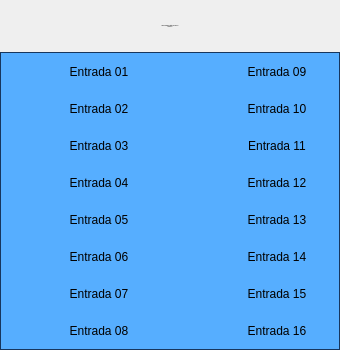
<?xml version="1.0" encoding="UTF-8"?>
<ui version="4.0">
 <class>Form</class>
 <widget class="QWidget" name="Form">
  <property name="geometry">
   <rect>
    <x>0</x>
    <y>0</y>
    <width>340</width>
    <height>350</height>
   </rect>
  </property>
  <property name="minimumSize">
   <size>
    <width>340</width>
    <height>350</height>
   </size>
  </property>
  <property name="maximumSize">
   <size>
    <width>340</width>
    <height>350</height>
   </size>
  </property>
  <property name="windowTitle">
   <string>Cartão 5069-IB16 02 Remota 02</string>
  </property>
  <layout class="QVBoxLayout" name="verticalLayout">
   <property name="spacing">
    <number>0</number>
   </property>
   <property name="leftMargin">
    <number>0</number>
   </property>
   <property name="topMargin">
    <number>0</number>
   </property>
   <property name="rightMargin">
    <number>0</number>
   </property>
   <property name="bottomMargin">
    <number>0</number>
   </property>
   <item>
    <layout class="QVBoxLayout" name="verticalLayout_2">
     <property name="spacing">
      <number>0</number>
     </property>
     <item>
      <widget class="PyDMLabel" name="PyDMLabel_17">
       <property name="font">
        <font>
         <pointsize>-1</pointsize>
        </font>
       </property>
       <property name="toolTip">
        <string/>
       </property>
       <property name="styleSheet">
        <string notr="true">PyDMLabel {
 qproperty-alignment: AlignCenter;
 border: 1px solid #FF17365D;
 background-color: #FF17365D;
 color: rgb(255, 255, 255);
 min-height: 45px;
 max-height: 45px;
 font-size: 14px;
}</string>
       </property>
       <property name="text">
        <string>Falhas Hardware Cartão 5069-IB16 02
Remota 02</string>
       </property>
       <property name="alignment">
        <set>Qt::AlignCenter</set>
       </property>
      </widget>
     </item>
     <item>
      <widget class="QFrame" name="frame">
       <property name="styleSheet">
        <string notr="true">QFrame#frame{
     border: 1px solid #FF17365D;
	 background-color: #56aeff;
}

PyDMByteIndicator {
  min-height: 1.50em;
  max-height: 1.50em;
  min-width: 1.50em;
}</string>
       </property>
       <property name="frameShape">
        <enum>QFrame::StyledPanel</enum>
       </property>
       <property name="frameShadow">
        <enum>QFrame::Raised</enum>
       </property>
       <layout class="QVBoxLayout" name="verticalLayout_3">
        <property name="spacing">
         <number>0</number>
        </property>
        <property name="leftMargin">
         <number>0</number>
        </property>
        <property name="topMargin">
         <number>0</number>
        </property>
        <property name="rightMargin">
         <number>0</number>
        </property>
        <property name="bottomMargin">
         <number>0</number>
        </property>
        <item>
         <layout class="QGridLayout" name="gridLayout">
          <property name="leftMargin">
           <number>5</number>
          </property>
          <property name="topMargin">
           <number>5</number>
          </property>
          <property name="rightMargin">
           <number>5</number>
          </property>
          <property name="bottomMargin">
           <number>5</number>
          </property>
          <property name="horizontalSpacing">
           <number>5</number>
          </property>
          <property name="verticalSpacing">
           <number>10</number>
          </property>
          <item row="1" column="1">
           <widget class="PyDMLabel" name="PyDMLabel_2">
            <property name="sizePolicy">
             <sizepolicy hsizetype="Fixed" vsizetype="Fixed">
              <horstretch>0</horstretch>
              <verstretch>0</verstretch>
             </sizepolicy>
            </property>
            <property name="minimumSize">
             <size>
              <width>100</width>
              <height>25</height>
             </size>
            </property>
            <property name="maximumSize">
             <size>
              <width>100</width>
              <height>25</height>
             </size>
            </property>
            <property name="toolTip">
             <string/>
            </property>
            <property name="text">
             <string>Entrada 02</string>
            </property>
            <property name="alignment">
             <set>Qt::AlignCenter</set>
            </property>
           </widget>
          </item>
          <item row="4" column="0">
           <widget class="PyDMByteIndicator" name="PyDMByteIndicator_5">
            <property name="sizePolicy">
             <sizepolicy hsizetype="Fixed" vsizetype="Fixed">
              <horstretch>0</horstretch>
              <verstretch>0</verstretch>
             </sizepolicy>
            </property>
            <property name="minimumSize">
             <size>
              <width>27</width>
              <height>27</height>
             </size>
            </property>
            <property name="maximumSize">
             <size>
              <width>30</width>
              <height>27</height>
             </size>
            </property>
            <property name="toolTip">
             <string/>
            </property>
            <property name="channel" stdset="0">
             <string>ca://RA-RaSIA02:RF-IntlkComp-2:InDig20-Mon.VAL</string>
            </property>
            <property name="onColor" stdset="0">
             <color>
              <red>255</red>
              <green>0</green>
              <blue>0</blue>
             </color>
            </property>
            <property name="offColor" stdset="0">
             <color>
              <red>0</red>
              <green>255</green>
              <blue>0</blue>
             </color>
            </property>
            <property name="showLabels" stdset="0">
             <bool>false</bool>
            </property>
            <property name="circles" stdset="0">
             <bool>true</bool>
            </property>
           </widget>
          </item>
          <item row="1" column="4">
           <widget class="PyDMLabel" name="PyDMLabel_10">
            <property name="sizePolicy">
             <sizepolicy hsizetype="Fixed" vsizetype="Fixed">
              <horstretch>0</horstretch>
              <verstretch>0</verstretch>
             </sizepolicy>
            </property>
            <property name="minimumSize">
             <size>
              <width>100</width>
              <height>25</height>
             </size>
            </property>
            <property name="maximumSize">
             <size>
              <width>100</width>
              <height>25</height>
             </size>
            </property>
            <property name="toolTip">
             <string/>
            </property>
            <property name="text">
             <string>Entrada 10</string>
            </property>
            <property name="alignment">
             <set>Qt::AlignCenter</set>
            </property>
           </widget>
          </item>
          <item row="0" column="3">
           <widget class="PyDMByteIndicator" name="PyDMByteIndicator_9">
            <property name="sizePolicy">
             <sizepolicy hsizetype="Fixed" vsizetype="Fixed">
              <horstretch>0</horstretch>
              <verstretch>0</verstretch>
             </sizepolicy>
            </property>
            <property name="minimumSize">
             <size>
              <width>27</width>
              <height>27</height>
             </size>
            </property>
            <property name="maximumSize">
             <size>
              <width>30</width>
              <height>27</height>
             </size>
            </property>
            <property name="toolTip">
             <string/>
            </property>
            <property name="alarmSensitiveContent" stdset="0">
             <bool>false</bool>
            </property>
            <property name="alarmSensitiveBorder" stdset="0">
             <bool>true</bool>
            </property>
            <property name="PyDMToolTip" stdset="0">
             <string/>
            </property>
            <property name="channel" stdset="0">
             <string>ca://RA-RaSIA02:RF-IntlkComp-2:InDig24-Mon.VAL</string>
            </property>
            <property name="onColor" stdset="0">
             <color>
              <red>255</red>
              <green>0</green>
              <blue>0</blue>
             </color>
            </property>
            <property name="offColor" stdset="0">
             <color>
              <red>0</red>
              <green>255</green>
              <blue>0</blue>
             </color>
            </property>
            <property name="showLabels" stdset="0">
             <bool>false</bool>
            </property>
            <property name="bigEndian" stdset="0">
             <bool>false</bool>
            </property>
            <property name="circles" stdset="0">
             <bool>true</bool>
            </property>
            <property name="numBits" stdset="0">
             <number>1</number>
            </property>
            <property name="shift" stdset="0">
             <number>0</number>
            </property>
            <property name="labels" stdset="0">
             <stringlist>
              <string>Bit 0</string>
             </stringlist>
            </property>
           </widget>
          </item>
          <item row="3" column="0">
           <widget class="PyDMByteIndicator" name="PyDMByteIndicator_4">
            <property name="sizePolicy">
             <sizepolicy hsizetype="Fixed" vsizetype="Fixed">
              <horstretch>0</horstretch>
              <verstretch>0</verstretch>
             </sizepolicy>
            </property>
            <property name="minimumSize">
             <size>
              <width>27</width>
              <height>27</height>
             </size>
            </property>
            <property name="maximumSize">
             <size>
              <width>30</width>
              <height>27</height>
             </size>
            </property>
            <property name="toolTip">
             <string/>
            </property>
            <property name="channel" stdset="0">
             <string>ca://RA-RaSIA02:RF-IntlkComp-2:InDig19-Mon.VAL</string>
            </property>
            <property name="onColor" stdset="0">
             <color>
              <red>255</red>
              <green>0</green>
              <blue>0</blue>
             </color>
            </property>
            <property name="offColor" stdset="0">
             <color>
              <red>0</red>
              <green>255</green>
              <blue>0</blue>
             </color>
            </property>
            <property name="showLabels" stdset="0">
             <bool>false</bool>
            </property>
            <property name="circles" stdset="0">
             <bool>true</bool>
            </property>
           </widget>
          </item>
          <item row="3" column="1">
           <widget class="PyDMLabel" name="PyDMLabel_4">
            <property name="sizePolicy">
             <sizepolicy hsizetype="Fixed" vsizetype="Fixed">
              <horstretch>0</horstretch>
              <verstretch>0</verstretch>
             </sizepolicy>
            </property>
            <property name="minimumSize">
             <size>
              <width>100</width>
              <height>25</height>
             </size>
            </property>
            <property name="maximumSize">
             <size>
              <width>100</width>
              <height>25</height>
             </size>
            </property>
            <property name="toolTip">
             <string/>
            </property>
            <property name="text">
             <string>Entrada 04</string>
            </property>
            <property name="alignment">
             <set>Qt::AlignCenter</set>
            </property>
           </widget>
          </item>
          <item row="7" column="0">
           <widget class="PyDMByteIndicator" name="PyDMByteIndicator_8">
            <property name="sizePolicy">
             <sizepolicy hsizetype="Fixed" vsizetype="Fixed">
              <horstretch>0</horstretch>
              <verstretch>0</verstretch>
             </sizepolicy>
            </property>
            <property name="minimumSize">
             <size>
              <width>27</width>
              <height>27</height>
             </size>
            </property>
            <property name="maximumSize">
             <size>
              <width>30</width>
              <height>27</height>
             </size>
            </property>
            <property name="toolTip">
             <string/>
            </property>
            <property name="channel" stdset="0">
             <string>ca://RA-RaSIA02:RF-IntlkComp-2:InDig23-Mon.VAL</string>
            </property>
            <property name="onColor" stdset="0">
             <color>
              <red>255</red>
              <green>0</green>
              <blue>0</blue>
             </color>
            </property>
            <property name="offColor" stdset="0">
             <color>
              <red>0</red>
              <green>255</green>
              <blue>0</blue>
             </color>
            </property>
            <property name="showLabels" stdset="0">
             <bool>false</bool>
            </property>
            <property name="circles" stdset="0">
             <bool>true</bool>
            </property>
           </widget>
          </item>
          <item row="0" column="2" rowspan="8">
           <spacer name="verticalSpacer">
            <property name="orientation">
             <enum>Qt::Vertical</enum>
            </property>
            <property name="sizeHint" stdset="0">
             <size>
              <width>30</width>
              <height>40</height>
             </size>
            </property>
           </spacer>
          </item>
          <item row="3" column="3">
           <widget class="PyDMByteIndicator" name="PyDMByteIndicator_12">
            <property name="sizePolicy">
             <sizepolicy hsizetype="Fixed" vsizetype="Fixed">
              <horstretch>0</horstretch>
              <verstretch>0</verstretch>
             </sizepolicy>
            </property>
            <property name="minimumSize">
             <size>
              <width>27</width>
              <height>27</height>
             </size>
            </property>
            <property name="maximumSize">
             <size>
              <width>30</width>
              <height>27</height>
             </size>
            </property>
            <property name="toolTip">
             <string/>
            </property>
            <property name="channel" stdset="0">
             <string>ca://RA-RaSIA02:RF-IntlkComp-2:InDig27-Mon.VAL</string>
            </property>
            <property name="onColor" stdset="0">
             <color>
              <red>255</red>
              <green>0</green>
              <blue>0</blue>
             </color>
            </property>
            <property name="offColor" stdset="0">
             <color>
              <red>0</red>
              <green>255</green>
              <blue>0</blue>
             </color>
            </property>
            <property name="showLabels" stdset="0">
             <bool>false</bool>
            </property>
            <property name="circles" stdset="0">
             <bool>true</bool>
            </property>
           </widget>
          </item>
          <item row="1" column="3">
           <widget class="PyDMByteIndicator" name="PyDMByteIndicator_10">
            <property name="sizePolicy">
             <sizepolicy hsizetype="Fixed" vsizetype="Fixed">
              <horstretch>0</horstretch>
              <verstretch>0</verstretch>
             </sizepolicy>
            </property>
            <property name="minimumSize">
             <size>
              <width>27</width>
              <height>27</height>
             </size>
            </property>
            <property name="maximumSize">
             <size>
              <width>30</width>
              <height>27</height>
             </size>
            </property>
            <property name="toolTip">
             <string/>
            </property>
            <property name="channel" stdset="0">
             <string>ca://RA-RaSIA02:RF-IntlkComp-2:InDig25-Mon.VAL</string>
            </property>
            <property name="onColor" stdset="0">
             <color>
              <red>255</red>
              <green>0</green>
              <blue>0</blue>
             </color>
            </property>
            <property name="offColor" stdset="0">
             <color>
              <red>0</red>
              <green>255</green>
              <blue>0</blue>
             </color>
            </property>
            <property name="showLabels" stdset="0">
             <bool>false</bool>
            </property>
            <property name="circles" stdset="0">
             <bool>true</bool>
            </property>
           </widget>
          </item>
          <item row="0" column="0">
           <widget class="PyDMByteIndicator" name="PyDMByteIndicator">
            <property name="sizePolicy">
             <sizepolicy hsizetype="Fixed" vsizetype="Fixed">
              <horstretch>0</horstretch>
              <verstretch>0</verstretch>
             </sizepolicy>
            </property>
            <property name="minimumSize">
             <size>
              <width>27</width>
              <height>27</height>
             </size>
            </property>
            <property name="maximumSize">
             <size>
              <width>30</width>
              <height>27</height>
             </size>
            </property>
            <property name="toolTip">
             <string/>
            </property>
            <property name="channel" stdset="0">
             <string>ca://RA-RaSIA02:RF-IntlkComp-2:InDig16-Mon.VAL</string>
            </property>
            <property name="onColor" stdset="0">
             <color>
              <red>255</red>
              <green>0</green>
              <blue>0</blue>
             </color>
            </property>
            <property name="offColor" stdset="0">
             <color>
              <red>0</red>
              <green>255</green>
              <blue>0</blue>
             </color>
            </property>
            <property name="showLabels" stdset="0">
             <bool>false</bool>
            </property>
            <property name="circles" stdset="0">
             <bool>true</bool>
            </property>
            <property name="labelPosition" stdset="0">
             <enum>QTabWidget::East</enum>
            </property>
           </widget>
          </item>
          <item row="6" column="4">
           <widget class="PyDMLabel" name="PyDMLabel_15">
            <property name="sizePolicy">
             <sizepolicy hsizetype="Fixed" vsizetype="Fixed">
              <horstretch>0</horstretch>
              <verstretch>0</verstretch>
             </sizepolicy>
            </property>
            <property name="minimumSize">
             <size>
              <width>100</width>
              <height>25</height>
             </size>
            </property>
            <property name="maximumSize">
             <size>
              <width>100</width>
              <height>25</height>
             </size>
            </property>
            <property name="toolTip">
             <string/>
            </property>
            <property name="text">
             <string>Entrada 15</string>
            </property>
            <property name="alignment">
             <set>Qt::AlignCenter</set>
            </property>
           </widget>
          </item>
          <item row="6" column="1">
           <widget class="PyDMLabel" name="PyDMLabel_7">
            <property name="sizePolicy">
             <sizepolicy hsizetype="Fixed" vsizetype="Fixed">
              <horstretch>0</horstretch>
              <verstretch>0</verstretch>
             </sizepolicy>
            </property>
            <property name="minimumSize">
             <size>
              <width>100</width>
              <height>25</height>
             </size>
            </property>
            <property name="maximumSize">
             <size>
              <width>100</width>
              <height>25</height>
             </size>
            </property>
            <property name="toolTip">
             <string/>
            </property>
            <property name="text">
             <string>Entrada 07</string>
            </property>
            <property name="alignment">
             <set>Qt::AlignCenter</set>
            </property>
           </widget>
          </item>
          <item row="0" column="4">
           <widget class="PyDMLabel" name="PyDMLabel_9">
            <property name="sizePolicy">
             <sizepolicy hsizetype="Fixed" vsizetype="Fixed">
              <horstretch>0</horstretch>
              <verstretch>0</verstretch>
             </sizepolicy>
            </property>
            <property name="minimumSize">
             <size>
              <width>100</width>
              <height>25</height>
             </size>
            </property>
            <property name="maximumSize">
             <size>
              <width>100</width>
              <height>25</height>
             </size>
            </property>
            <property name="toolTip">
             <string/>
            </property>
            <property name="text">
             <string>Entrada 09</string>
            </property>
            <property name="alignment">
             <set>Qt::AlignCenter</set>
            </property>
           </widget>
          </item>
          <item row="2" column="4">
           <widget class="PyDMLabel" name="PyDMLabel_11">
            <property name="sizePolicy">
             <sizepolicy hsizetype="Fixed" vsizetype="Fixed">
              <horstretch>0</horstretch>
              <verstretch>0</verstretch>
             </sizepolicy>
            </property>
            <property name="minimumSize">
             <size>
              <width>100</width>
              <height>25</height>
             </size>
            </property>
            <property name="maximumSize">
             <size>
              <width>100</width>
              <height>25</height>
             </size>
            </property>
            <property name="toolTip">
             <string/>
            </property>
            <property name="text">
             <string>Entrada 11</string>
            </property>
            <property name="alignment">
             <set>Qt::AlignCenter</set>
            </property>
           </widget>
          </item>
          <item row="5" column="1">
           <widget class="PyDMLabel" name="PyDMLabel_6">
            <property name="sizePolicy">
             <sizepolicy hsizetype="Fixed" vsizetype="Fixed">
              <horstretch>0</horstretch>
              <verstretch>0</verstretch>
             </sizepolicy>
            </property>
            <property name="minimumSize">
             <size>
              <width>100</width>
              <height>25</height>
             </size>
            </property>
            <property name="maximumSize">
             <size>
              <width>100</width>
              <height>25</height>
             </size>
            </property>
            <property name="toolTip">
             <string/>
            </property>
            <property name="text">
             <string>Entrada 06</string>
            </property>
            <property name="alignment">
             <set>Qt::AlignCenter</set>
            </property>
           </widget>
          </item>
          <item row="1" column="0">
           <widget class="PyDMByteIndicator" name="PyDMByteIndicator_2">
            <property name="sizePolicy">
             <sizepolicy hsizetype="Fixed" vsizetype="Fixed">
              <horstretch>0</horstretch>
              <verstretch>0</verstretch>
             </sizepolicy>
            </property>
            <property name="minimumSize">
             <size>
              <width>27</width>
              <height>27</height>
             </size>
            </property>
            <property name="maximumSize">
             <size>
              <width>30</width>
              <height>27</height>
             </size>
            </property>
            <property name="toolTip">
             <string/>
            </property>
            <property name="channel" stdset="0">
             <string>ca://RA-RaSIA02:RF-IntlkComp-2:InDig17-Mon.VAL</string>
            </property>
            <property name="onColor" stdset="0">
             <color>
              <red>255</red>
              <green>0</green>
              <blue>0</blue>
             </color>
            </property>
            <property name="offColor" stdset="0">
             <color>
              <red>0</red>
              <green>255</green>
              <blue>0</blue>
             </color>
            </property>
            <property name="showLabels" stdset="0">
             <bool>false</bool>
            </property>
            <property name="circles" stdset="0">
             <bool>true</bool>
            </property>
           </widget>
          </item>
          <item row="0" column="1">
           <widget class="PyDMLabel" name="PyDMLabel">
            <property name="sizePolicy">
             <sizepolicy hsizetype="Fixed" vsizetype="Fixed">
              <horstretch>0</horstretch>
              <verstretch>0</verstretch>
             </sizepolicy>
            </property>
            <property name="minimumSize">
             <size>
              <width>100</width>
              <height>25</height>
             </size>
            </property>
            <property name="maximumSize">
             <size>
              <width>100</width>
              <height>25</height>
             </size>
            </property>
            <property name="toolTip">
             <string/>
            </property>
            <property name="text">
             <string>Entrada 01</string>
            </property>
            <property name="alignment">
             <set>Qt::AlignCenter</set>
            </property>
            <property name="channel" stdset="0">
             <string/>
            </property>
           </widget>
          </item>
          <item row="6" column="0">
           <widget class="PyDMByteIndicator" name="PyDMByteIndicator_7">
            <property name="sizePolicy">
             <sizepolicy hsizetype="Fixed" vsizetype="Fixed">
              <horstretch>0</horstretch>
              <verstretch>0</verstretch>
             </sizepolicy>
            </property>
            <property name="minimumSize">
             <size>
              <width>27</width>
              <height>27</height>
             </size>
            </property>
            <property name="maximumSize">
             <size>
              <width>30</width>
              <height>27</height>
             </size>
            </property>
            <property name="toolTip">
             <string/>
            </property>
            <property name="channel" stdset="0">
             <string>ca://RA-RaSIA02:RF-IntlkComp-2:InDig22-Mon.VAL</string>
            </property>
            <property name="onColor" stdset="0">
             <color>
              <red>255</red>
              <green>0</green>
              <blue>0</blue>
             </color>
            </property>
            <property name="offColor" stdset="0">
             <color>
              <red>0</red>
              <green>255</green>
              <blue>0</blue>
             </color>
            </property>
            <property name="orientation" stdset="0">
             <enum>Qt::Vertical</enum>
            </property>
            <property name="showLabels" stdset="0">
             <bool>false</bool>
            </property>
            <property name="circles" stdset="0">
             <bool>true</bool>
            </property>
           </widget>
          </item>
          <item row="4" column="1">
           <widget class="PyDMLabel" name="PyDMLabel_5">
            <property name="sizePolicy">
             <sizepolicy hsizetype="Fixed" vsizetype="Fixed">
              <horstretch>0</horstretch>
              <verstretch>0</verstretch>
             </sizepolicy>
            </property>
            <property name="minimumSize">
             <size>
              <width>100</width>
              <height>25</height>
             </size>
            </property>
            <property name="maximumSize">
             <size>
              <width>100</width>
              <height>25</height>
             </size>
            </property>
            <property name="toolTip">
             <string/>
            </property>
            <property name="text">
             <string>Entrada 05</string>
            </property>
            <property name="alignment">
             <set>Qt::AlignCenter</set>
            </property>
           </widget>
          </item>
          <item row="3" column="4">
           <widget class="PyDMLabel" name="PyDMLabel_12">
            <property name="sizePolicy">
             <sizepolicy hsizetype="Fixed" vsizetype="Fixed">
              <horstretch>0</horstretch>
              <verstretch>0</verstretch>
             </sizepolicy>
            </property>
            <property name="minimumSize">
             <size>
              <width>100</width>
              <height>25</height>
             </size>
            </property>
            <property name="maximumSize">
             <size>
              <width>100</width>
              <height>25</height>
             </size>
            </property>
            <property name="toolTip">
             <string/>
            </property>
            <property name="text">
             <string>Entrada 12</string>
            </property>
            <property name="alignment">
             <set>Qt::AlignCenter</set>
            </property>
           </widget>
          </item>
          <item row="2" column="3">
           <widget class="PyDMByteIndicator" name="PyDMByteIndicator_11">
            <property name="sizePolicy">
             <sizepolicy hsizetype="Fixed" vsizetype="Fixed">
              <horstretch>0</horstretch>
              <verstretch>0</verstretch>
             </sizepolicy>
            </property>
            <property name="minimumSize">
             <size>
              <width>27</width>
              <height>27</height>
             </size>
            </property>
            <property name="maximumSize">
             <size>
              <width>30</width>
              <height>27</height>
             </size>
            </property>
            <property name="toolTip">
             <string/>
            </property>
            <property name="channel" stdset="0">
             <string>ca://RA-RaSIA02:RF-IntlkComp-2:InDig26-Mon.VAL</string>
            </property>
            <property name="onColor" stdset="0">
             <color>
              <red>255</red>
              <green>0</green>
              <blue>0</blue>
             </color>
            </property>
            <property name="offColor" stdset="0">
             <color>
              <red>0</red>
              <green>255</green>
              <blue>0</blue>
             </color>
            </property>
            <property name="showLabels" stdset="0">
             <bool>false</bool>
            </property>
            <property name="circles" stdset="0">
             <bool>true</bool>
            </property>
           </widget>
          </item>
          <item row="2" column="0">
           <widget class="PyDMByteIndicator" name="PyDMByteIndicator_3">
            <property name="sizePolicy">
             <sizepolicy hsizetype="Fixed" vsizetype="Fixed">
              <horstretch>0</horstretch>
              <verstretch>0</verstretch>
             </sizepolicy>
            </property>
            <property name="minimumSize">
             <size>
              <width>27</width>
              <height>27</height>
             </size>
            </property>
            <property name="maximumSize">
             <size>
              <width>30</width>
              <height>27</height>
             </size>
            </property>
            <property name="toolTip">
             <string/>
            </property>
            <property name="channel" stdset="0">
             <string>ca://RA-RaSIA02:RF-IntlkComp-2:InDig18-Mon.VAL</string>
            </property>
            <property name="onColor" stdset="0">
             <color>
              <red>255</red>
              <green>0</green>
              <blue>0</blue>
             </color>
            </property>
            <property name="offColor" stdset="0">
             <color>
              <red>0</red>
              <green>255</green>
              <blue>0</blue>
             </color>
            </property>
            <property name="showLabels" stdset="0">
             <bool>false</bool>
            </property>
            <property name="circles" stdset="0">
             <bool>true</bool>
            </property>
           </widget>
          </item>
          <item row="4" column="3">
           <widget class="PyDMByteIndicator" name="PyDMByteIndicator_13">
            <property name="sizePolicy">
             <sizepolicy hsizetype="Fixed" vsizetype="Fixed">
              <horstretch>0</horstretch>
              <verstretch>0</verstretch>
             </sizepolicy>
            </property>
            <property name="minimumSize">
             <size>
              <width>27</width>
              <height>27</height>
             </size>
            </property>
            <property name="maximumSize">
             <size>
              <width>30</width>
              <height>27</height>
             </size>
            </property>
            <property name="toolTip">
             <string/>
            </property>
            <property name="channel" stdset="0">
             <string>ca://RA-RaSIA02:RF-IntlkComp-2:InDig28-Mon.VAL</string>
            </property>
            <property name="onColor" stdset="0">
             <color>
              <red>255</red>
              <green>0</green>
              <blue>0</blue>
             </color>
            </property>
            <property name="offColor" stdset="0">
             <color>
              <red>0</red>
              <green>255</green>
              <blue>0</blue>
             </color>
            </property>
            <property name="showLabels" stdset="0">
             <bool>false</bool>
            </property>
            <property name="circles" stdset="0">
             <bool>true</bool>
            </property>
           </widget>
          </item>
          <item row="2" column="1">
           <widget class="PyDMLabel" name="PyDMLabel_3">
            <property name="sizePolicy">
             <sizepolicy hsizetype="Fixed" vsizetype="Fixed">
              <horstretch>0</horstretch>
              <verstretch>0</verstretch>
             </sizepolicy>
            </property>
            <property name="minimumSize">
             <size>
              <width>100</width>
              <height>25</height>
             </size>
            </property>
            <property name="maximumSize">
             <size>
              <width>100</width>
              <height>25</height>
             </size>
            </property>
            <property name="toolTip">
             <string/>
            </property>
            <property name="text">
             <string>Entrada 03</string>
            </property>
            <property name="alignment">
             <set>Qt::AlignCenter</set>
            </property>
           </widget>
          </item>
          <item row="5" column="3">
           <widget class="PyDMByteIndicator" name="PyDMByteIndicator_14">
            <property name="sizePolicy">
             <sizepolicy hsizetype="Fixed" vsizetype="Fixed">
              <horstretch>0</horstretch>
              <verstretch>0</verstretch>
             </sizepolicy>
            </property>
            <property name="minimumSize">
             <size>
              <width>27</width>
              <height>27</height>
             </size>
            </property>
            <property name="maximumSize">
             <size>
              <width>30</width>
              <height>27</height>
             </size>
            </property>
            <property name="toolTip">
             <string/>
            </property>
            <property name="channel" stdset="0">
             <string>ca://RA-RaSIA02:RF-IntlkComp-2:InDig29-Mon.VAL</string>
            </property>
            <property name="onColor" stdset="0">
             <color>
              <red>255</red>
              <green>0</green>
              <blue>0</blue>
             </color>
            </property>
            <property name="offColor" stdset="0">
             <color>
              <red>0</red>
              <green>255</green>
              <blue>0</blue>
             </color>
            </property>
            <property name="showLabels" stdset="0">
             <bool>false</bool>
            </property>
            <property name="circles" stdset="0">
             <bool>true</bool>
            </property>
           </widget>
          </item>
          <item row="7" column="3">
           <widget class="PyDMByteIndicator" name="PyDMByteIndicator_16">
            <property name="sizePolicy">
             <sizepolicy hsizetype="Fixed" vsizetype="Fixed">
              <horstretch>0</horstretch>
              <verstretch>0</verstretch>
             </sizepolicy>
            </property>
            <property name="minimumSize">
             <size>
              <width>27</width>
              <height>27</height>
             </size>
            </property>
            <property name="maximumSize">
             <size>
              <width>30</width>
              <height>27</height>
             </size>
            </property>
            <property name="toolTip">
             <string/>
            </property>
            <property name="channel" stdset="0">
             <string>ca://RA-RaSIA02:RF-IntlkComp-2:InDig31-Mon.VAL</string>
            </property>
            <property name="onColor" stdset="0">
             <color>
              <red>255</red>
              <green>0</green>
              <blue>0</blue>
             </color>
            </property>
            <property name="offColor" stdset="0">
             <color>
              <red>0</red>
              <green>255</green>
              <blue>0</blue>
             </color>
            </property>
            <property name="showLabels" stdset="0">
             <bool>false</bool>
            </property>
            <property name="circles" stdset="0">
             <bool>true</bool>
            </property>
           </widget>
          </item>
          <item row="6" column="3">
           <widget class="PyDMByteIndicator" name="PyDMByteIndicator_15">
            <property name="sizePolicy">
             <sizepolicy hsizetype="Fixed" vsizetype="Fixed">
              <horstretch>0</horstretch>
              <verstretch>0</verstretch>
             </sizepolicy>
            </property>
            <property name="minimumSize">
             <size>
              <width>27</width>
              <height>27</height>
             </size>
            </property>
            <property name="maximumSize">
             <size>
              <width>30</width>
              <height>27</height>
             </size>
            </property>
            <property name="toolTip">
             <string/>
            </property>
            <property name="channel" stdset="0">
             <string>ca://RA-RaSIA02:RF-IntlkComp-2:InDig30-Mon.VAL</string>
            </property>
            <property name="onColor" stdset="0">
             <color>
              <red>255</red>
              <green>0</green>
              <blue>0</blue>
             </color>
            </property>
            <property name="offColor" stdset="0">
             <color>
              <red>0</red>
              <green>255</green>
              <blue>0</blue>
             </color>
            </property>
            <property name="showLabels" stdset="0">
             <bool>false</bool>
            </property>
            <property name="circles" stdset="0">
             <bool>true</bool>
            </property>
           </widget>
          </item>
          <item row="5" column="0">
           <widget class="PyDMByteIndicator" name="PyDMByteIndicator_6">
            <property name="sizePolicy">
             <sizepolicy hsizetype="Fixed" vsizetype="Fixed">
              <horstretch>0</horstretch>
              <verstretch>0</verstretch>
             </sizepolicy>
            </property>
            <property name="minimumSize">
             <size>
              <width>27</width>
              <height>27</height>
             </size>
            </property>
            <property name="maximumSize">
             <size>
              <width>30</width>
              <height>27</height>
             </size>
            </property>
            <property name="toolTip">
             <string/>
            </property>
            <property name="channel" stdset="0">
             <string>ca://RA-RaSIA02:RF-IntlkComp-2:InDig21-Mon.VAL</string>
            </property>
            <property name="onColor" stdset="0">
             <color>
              <red>255</red>
              <green>0</green>
              <blue>0</blue>
             </color>
            </property>
            <property name="offColor" stdset="0">
             <color>
              <red>0</red>
              <green>255</green>
              <blue>0</blue>
             </color>
            </property>
            <property name="showLabels" stdset="0">
             <bool>false</bool>
            </property>
            <property name="circles" stdset="0">
             <bool>true</bool>
            </property>
           </widget>
          </item>
          <item row="5" column="4">
           <widget class="PyDMLabel" name="PyDMLabel_14">
            <property name="sizePolicy">
             <sizepolicy hsizetype="Fixed" vsizetype="Fixed">
              <horstretch>0</horstretch>
              <verstretch>0</verstretch>
             </sizepolicy>
            </property>
            <property name="minimumSize">
             <size>
              <width>100</width>
              <height>25</height>
             </size>
            </property>
            <property name="maximumSize">
             <size>
              <width>100</width>
              <height>25</height>
             </size>
            </property>
            <property name="toolTip">
             <string/>
            </property>
            <property name="text">
             <string>Entrada 14</string>
            </property>
            <property name="alignment">
             <set>Qt::AlignCenter</set>
            </property>
           </widget>
          </item>
          <item row="7" column="4">
           <widget class="PyDMLabel" name="PyDMLabel_16">
            <property name="sizePolicy">
             <sizepolicy hsizetype="Fixed" vsizetype="Fixed">
              <horstretch>0</horstretch>
              <verstretch>0</verstretch>
             </sizepolicy>
            </property>
            <property name="minimumSize">
             <size>
              <width>100</width>
              <height>25</height>
             </size>
            </property>
            <property name="maximumSize">
             <size>
              <width>100</width>
              <height>25</height>
             </size>
            </property>
            <property name="toolTip">
             <string/>
            </property>
            <property name="text">
             <string>Entrada 16</string>
            </property>
            <property name="alignment">
             <set>Qt::AlignCenter</set>
            </property>
           </widget>
          </item>
          <item row="4" column="4">
           <widget class="PyDMLabel" name="PyDMLabel_13">
            <property name="sizePolicy">
             <sizepolicy hsizetype="Fixed" vsizetype="Fixed">
              <horstretch>0</horstretch>
              <verstretch>0</verstretch>
             </sizepolicy>
            </property>
            <property name="minimumSize">
             <size>
              <width>100</width>
              <height>25</height>
             </size>
            </property>
            <property name="maximumSize">
             <size>
              <width>100</width>
              <height>25</height>
             </size>
            </property>
            <property name="toolTip">
             <string/>
            </property>
            <property name="text">
             <string>Entrada 13</string>
            </property>
            <property name="alignment">
             <set>Qt::AlignCenter</set>
            </property>
           </widget>
          </item>
          <item row="7" column="1">
           <widget class="PyDMLabel" name="PyDMLabel_8">
            <property name="sizePolicy">
             <sizepolicy hsizetype="Fixed" vsizetype="Fixed">
              <horstretch>0</horstretch>
              <verstretch>0</verstretch>
             </sizepolicy>
            </property>
            <property name="minimumSize">
             <size>
              <width>100</width>
              <height>25</height>
             </size>
            </property>
            <property name="maximumSize">
             <size>
              <width>100</width>
              <height>25</height>
             </size>
            </property>
            <property name="toolTip">
             <string/>
            </property>
            <property name="text">
             <string>Entrada 08</string>
            </property>
            <property name="alignment">
             <set>Qt::AlignCenter</set>
            </property>
           </widget>
          </item>
         </layout>
        </item>
       </layout>
      </widget>
     </item>
    </layout>
   </item>
  </layout>
 </widget>
 <customwidgets>
  <customwidget>
   <class>PyDMLabel</class>
   <extends>QLabel</extends>
   <header>pydm.widgets.label</header>
  </customwidget>
  <customwidget>
   <class>PyDMByteIndicator</class>
   <extends>QWidget</extends>
   <header>pydm.widgets.byte</header>
  </customwidget>
 </customwidgets>
 <resources/>
 <connections/>
</ui>
